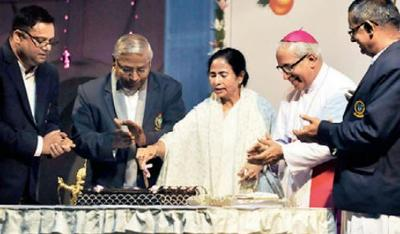
%> input picture 6th_sem/MATLAB/20th-Feb-2018/image3.jpg, 400 x 234 px
$ octave ex5.m   (GNU Octave 9; MATLAB toolbox functions it lacks are replaced by stand-ins)
%> lines starting %> are read from the running program, lines starting %| are printed output that depends on the picture; in (x1, y1, x2, y2) boxes, pixels count from 0 and x2, y2 are one past the last pixel; in counts of white or black regions, pixels touching at a corner belong together; the program's own positions count from 1
%Problem-3:xxximage3.m : Write a program to convert any RGB image file to
%Gray scale. Use formula :  gs=.2989*r+.587*g+.114*b. Convert Gray scale
% image to B/W image. Paste Gray scale image and B/W image on RHS of
%RGB image
clc;
close all;
clear all;
file1=input('\nEnter your input Image File Name=','s');
%> the answer given: ../../../MATLAB/20th-Feb-2018/image3.jpg
file2=input('Enter your output image File Name=','s');
%> the answer given: out.png
x=imread(file1);
%> x is the input picture: size 234x400x3 uint8; mean R, G, B 131.7, 124.1, 122.7
[r,c,d]=size(x);
%> r = 234; c = 400; d = 3
p=1;
for i=1:r
    for j=p:c
        y(i,j,1)=.2989*x(i,j,1)+.587*x(i,j,2)+.114*x(i,j,3);
    end
    p=p+1;
    if p>c
        break;
    end
end
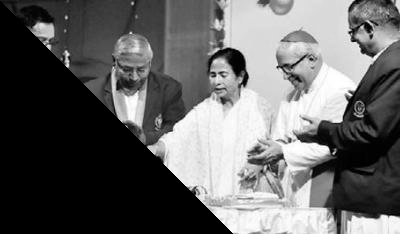
%> y: size 234x400 uint8; min 0, max 255, mean 100
%> after the loop, p = 235
y(1:r,1:c,1)=y(1:r,1:c,1);
y(1:r,1:c,2)=y(1:r,1:c,1);
y(1:r,1:c,3)=y(1:r,1:c,1);
%> y: size 234x400x3 uint8
for i=1:r
    for j=1:c
        if y(i,j,1)>=127
            b(i,j,1)=255;
        else
            b(i,j,1)=0;
        end
    end
end
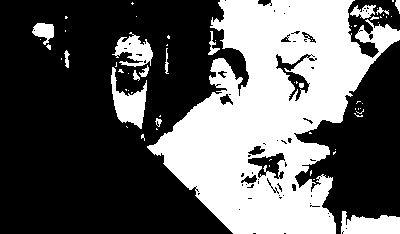
%> b: size 234x400 double; 37.4% white; 64 white regions (49 under 20 px), largest, box (x1, y1, x2, y2) and area: (147, 0, 400, 234) 31047, (111, 67, 147, 129) 1042, (341, 211, 400, 234) 1009
y(1:r,1:c,1)=b(1:r,1:c,1);
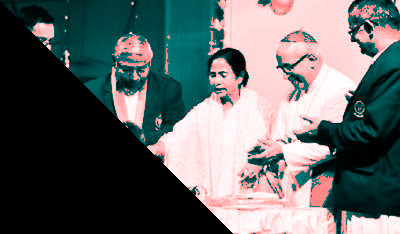
%> y: size 234x400x3 uint8; mean R, G, B 95.4, 100, 100
y(1:r,1:c,2)=b(1:r,1:c,1);
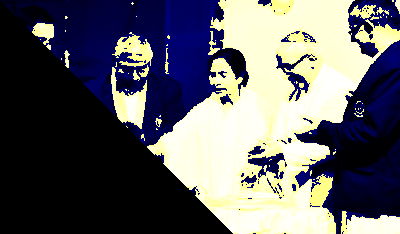
%> y: size 234x400x3 uint8; mean R, G, B 95.4, 95.4, 100
y(1:r,1:c,3)=b(1:r,1:c,1);
p=1;
for i=1:r
    for j=p:c
        x(i,j,1:d)=y(i,j,1:d);
    end
    p=p+1;
    if p>c
        break;
    end
end
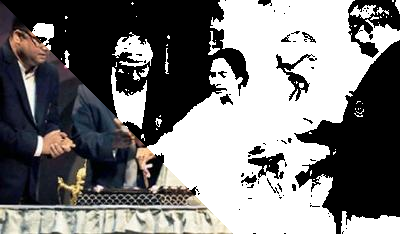
%> x: size 234x400x3 uint8; mean R, G, B 122.1, 121.3, 121.3
%> after the loop, p = 235
imshow(x);
imwrite(x,file2);
